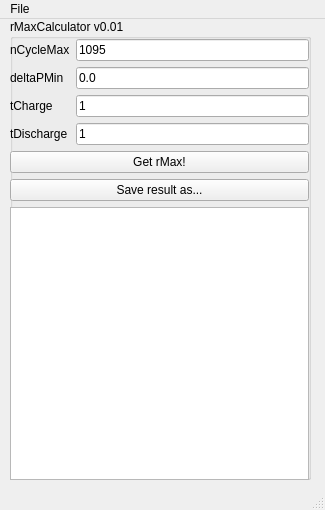
<?xml version="1.0" encoding="UTF-8"?>
<ui version="4.0">
 <class>MainWindow</class>
 <widget class="QMainWindow" name="MainWindow">
  <property name="geometry">
   <rect>
    <x>0</x>
    <y>0</y>
    <width>325</width>
    <height>510</height>
   </rect>
  </property>
  <property name="windowTitle">
   <string>ess_qt</string>
  </property>
  <widget class="QWidget" name="centralwidget">
   <widget class="QGroupBox" name="groupBox">
    <property name="geometry">
     <rect>
      <x>10</x>
      <y>0</y>
      <width>301</width>
      <height>461</height>
     </rect>
    </property>
    <property name="title">
     <string>rMaxCalculator v0.01</string>
    </property>
    <widget class="QWidget" name="gridLayoutWidget">
     <property name="geometry">
      <rect>
       <x>0</x>
       <y>20</y>
       <width>299</width>
       <height>441</height>
      </rect>
     </property>
     <layout class="QGridLayout" name="gridLayout">
      <item row="1" column="1">
       <widget class="QLineEdit" name="nCycleMaxEdit">
        <property name="text">
         <string>1095</string>
        </property>
       </widget>
      </item>
      <item row="7" column="0" colspan="2">
       <widget class="QTextBrowser" name="logBrowser"/>
      </item>
      <item row="6" column="0" colspan="2">
       <widget class="QPushButton" name="saveResultAsButton">
        <property name="text">
         <string>Save result as...</string>
        </property>
       </widget>
      </item>
      <item row="5" column="0" colspan="2">
       <widget class="QPushButton" name="rMaxButton">
        <property name="text">
         <string>Get rMax!</string>
        </property>
       </widget>
      </item>
      <item row="1" column="0">
       <widget class="QLabel" name="nCycleMaxLabel">
        <property name="text">
         <string>nCycleMax</string>
        </property>
       </widget>
      </item>
      <item row="2" column="1">
       <widget class="QLineEdit" name="deltaPMinEdit">
        <property name="text">
         <string>0.0</string>
        </property>
       </widget>
      </item>
      <item row="4" column="0">
       <widget class="QLabel" name="tDischargeLabel">
        <property name="text">
         <string>tDischarge</string>
        </property>
       </widget>
      </item>
      <item row="4" column="1">
       <widget class="QLineEdit" name="tDischargeEdit">
        <property name="text">
         <string>1</string>
        </property>
       </widget>
      </item>
      <item row="2" column="0">
       <widget class="QLabel" name="deltaPMinLabel">
        <property name="text">
         <string>deltaPMin</string>
        </property>
       </widget>
      </item>
      <item row="3" column="1">
       <widget class="QLineEdit" name="tChargeEdit">
        <property name="text">
         <string>1</string>
        </property>
       </widget>
      </item>
      <item row="3" column="0">
       <widget class="QLabel" name="tChargeLabel">
        <property name="text">
         <string>tCharge</string>
        </property>
       </widget>
      </item>
     </layout>
    </widget>
   </widget>
  </widget>
  <widget class="QMenuBar" name="menubar">
   <property name="geometry">
    <rect>
     <x>0</x>
     <y>0</y>
     <width>325</width>
     <height>22</height>
    </rect>
   </property>
   <widget class="QMenu" name="menuFile">
    <property name="title">
     <string>File</string>
    </property>
    <addaction name="separator"/>
    <addaction name="openFile"/>
   </widget>
   <addaction name="menuFile"/>
  </widget>
  <widget class="QStatusBar" name="statusbar"/>
  <action name="actionFile">
   <property name="text">
    <string>File</string>
   </property>
  </action>
  <action name="actionOpen">
   <property name="text">
    <string>Open...</string>
   </property>
  </action>
  <action name="actionAbout">
   <property name="text">
    <string>About</string>
   </property>
  </action>
  <action name="openFile">
   <property name="text">
    <string>Open...</string>
   </property>
  </action>
 </widget>
 <resources/>
 <connections/>
</ui>
